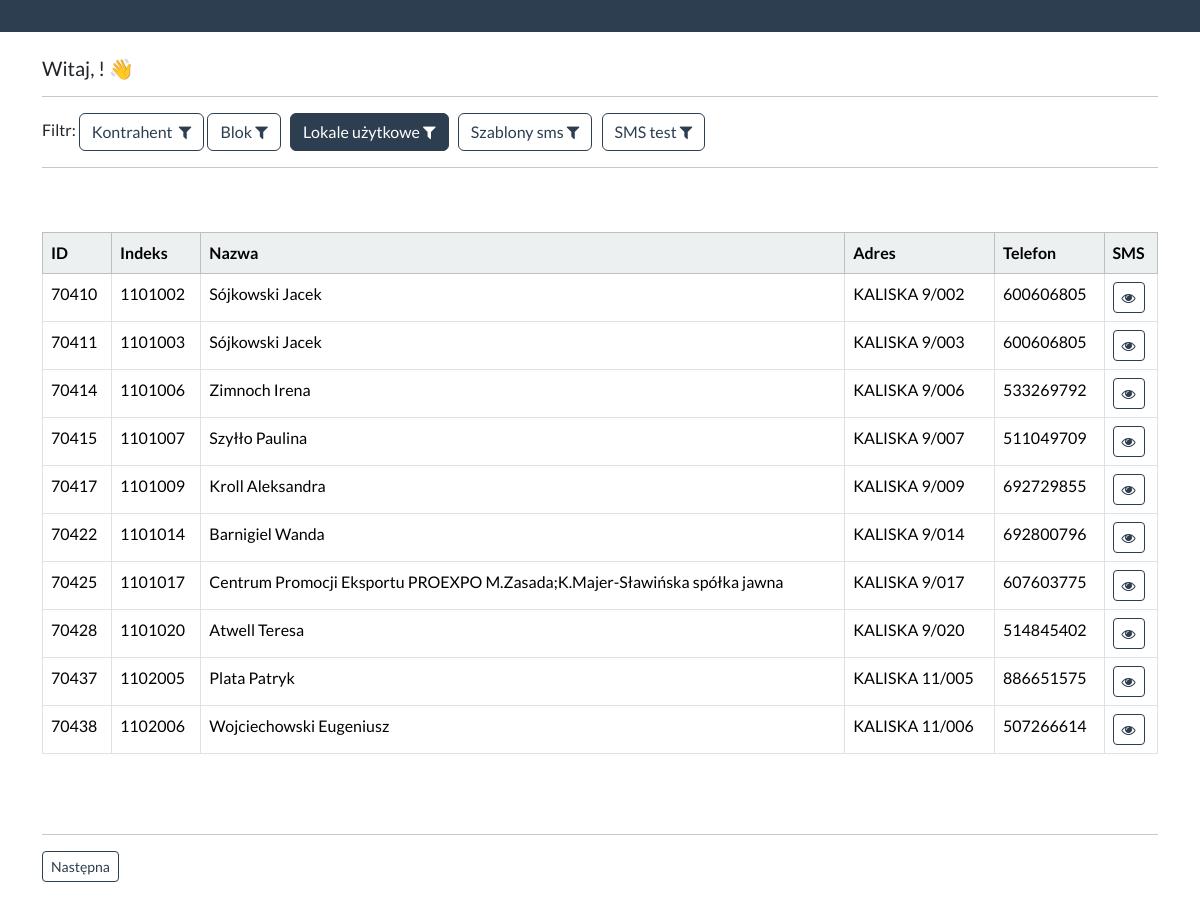
Screenshot of /sms/dashboard_sms_lu with the database file from the repository.
### telefony/models.py (models this page shows, shortened)
class Mieszkaniec(models.Model):
    data_utworzenia = models.CharField(max_length=15, blank=True)
    indeks = models.CharField(max_length=7, blank=True)
    nazwa = models.CharField(max_length=255, blank=True)
    adres = models.CharField(max_length=255, blank=True)
    klatka = models.CharField(max_length=2, blank=True)
    telefon = models.CharField(max_length=20, blank=True)
    telefon2 = models.CharField(max_length=20, blank=True)
    telefon3 = models.CharField(max_length=20, blank=True)
    symbol_budynku = models.CharField(max_length=4, blank=True)
    tak = "tak"
    nie = "nie"
    zgoda_wybor = [
        (tak, "tak"),
        (nie, "nie")
    ]
    zgoda = models.CharField(
        max_length=3,
        choices=zgoda_wybor,
        default=tak,
    )
    ce = "CE"
    nw = "NW"
    ns = "NS"
    administracja_wybor = [
        (ns, "NS"),
        (nw, "NW"),
        (ce, "CE")
    ]
    administracja = models.CharField(
        max_length=2,
        choices=administracja_wybor,
        default=ce,
    )
    content = models.TextField(max_length=160, blank=True, null=True)
    phone = models.TextField(blank=True, null=True)

### sms/views.py (the view)
# urls.py: path("dashboard_sms_lu", views.dashboard_sms_lu,
def dashboard_sms_lu(request):
	my_records_lu = Mieszkaniec.objects.all().filter(administracja__contains="LU")
	p = Paginator(Mieszkaniec.objects.all().filter(zgoda__contains="tak"), 10)
	page = request.GET.get("page")
	my_record_lu = p.get_page(page)
	return render(request, "dashboard-sms-lu.html",
				  {"records": my_records_lu, "my_record": my_record_lu})

### sms/templates/dashboard-sms-lu.html (shortened to what this page needs)
{% extends 'base-sms-kontrahent.html' %}
{% block content %}
    <h5> Witaj, {{ user.first_name }} {{ user.last_name }}! 👋 </h5>
    <hr>
    Filtr:
    <a class="btn btn-outline-primary" href="{% url 'dashboard-sms-kontrahent' %}">Kontrahent &nbsp;<i
            class="fa fa-filter"
            aria-hidden="true"></i> </a>
    <a class="btn btn-outline-primary" href="{% url 'dashboard-sms-blok' %}">Blok&nbsp;<i
            class="fa fa-filter"
            aria-hidden="true"></i> </a>&nbsp;&nbsp;
    <a class="btn btn-primary" href="{% url 'dashboard-sms-lu' %}">Lokale użytkowe&nbsp;<i
            class="fa fa-filter"
            aria-hidden="true"></i> </a>&nbsp;&nbsp;
    <a class="btn btn-outline-primary" href="{% url 'dashboard-szablony' %}">Szablony sms&nbsp;<i
            class="fa fa-filter"
            aria-hidden="true"></i> </a>&nbsp;&nbsp;
    <a class="btn btn-outline-primary" href="{% url 'sms-test' %}">SMS test&nbsp;<i
            class="fa fa-filter"
            aria-hidden="true"></i> </a>&nbsp;&nbsp;
    <hr>
    <br><br>
    <table class="table  table-bordered" id="sample_data">
        <thead class="table-light">
        <tr>
            <th scope="col"> ID</th>
            <th scope="col"> Indeks</th>
            <th scope="col"> Nazwa</th>
            <th scope="col"> Adres</th>
            <th scope="col"> Telefon</th>
            <th scope="col"> SMS</th>
        </tr>
        </thead>
        <tbody>
        {% if records %}
            {% for record in my_record %}
                <tr>
                    <td> {{ record.id }} </td>
                    <td> {{ record.indeks }} </td>
                    <td> {{ record.nazwa }}</td>
                    <td> {{ record.adres }} </td>
                    <td> {{ record.telefon }} </td>
                    <td><a class="btn btn-outline-primary btn-sm" href="{% url 'sms-view' record.id %}">
                        <i class="fa fa-eye" aria-hidden="true"></i> </a></td>
                </tr>
            {% endfor %}
        {% endif %}
        </tbody>
    </table>
    <br><br>
    <hr>
    <nav aria-label="Page navigation example">
        <ul class="pagination">
            {% if my_record.has_next %}
                <a class="btn btn-outline-primary btn-sm" href="?page={{ my_record.next_page_number }}">Następna</a>
            {% endif %}
        </ul>
    </nav>
{% endblock %}

### rows the page displays
Mieszkaniec: id "70410", indeks "1101002", nazwa "Sójkowski Jacek", adres "KALISKA 9/002", telefon "600606805"
Mieszkaniec: id "70411", indeks "1101003", nazwa "Sójkowski Jacek", adres "KALISKA 9/003", telefon "600606805"
Mieszkaniec: id "70414", indeks "1101006", nazwa "Zimnoch Irena", adres "KALISKA 9/006", telefon "533269792"
Mieszkaniec: id "70415", indeks "1101007", nazwa "Szyłło Paulina", adres "KALISKA 9/007", telefon "511049709"
Mieszkaniec: id "70417", indeks "1101009", nazwa "Kroll Aleksandra", adres "KALISKA 9/009", telefon "692729855"
Mieszkaniec: id "70422", indeks "1101014", nazwa "Barnigiel Wanda", adres "KALISKA 9/014", telefon "692800796"
Mieszkaniec: id "70425", indeks "1101017", nazwa "Centrum Promocji Eksportu PROEXPO M.Zasada;K.Majer-Sławińska spółka jawna", adres "KALISKA 9/017", telefon "607603775"
Mieszkaniec: id "70428", indeks "1101020", nazwa "Atwell Teresa", adres "KALISKA 9/020", telefon "514845402"
Mieszkaniec: id "70437", indeks "1102005", nazwa "Plata Patryk", adres "KALISKA 11/005", telefon "886651575"
Mieszkaniec: id "70438", indeks "1102006", nazwa "Wojciechowski Eugeniusz", adres "KALISKA 11/006", telefon "507266614"
